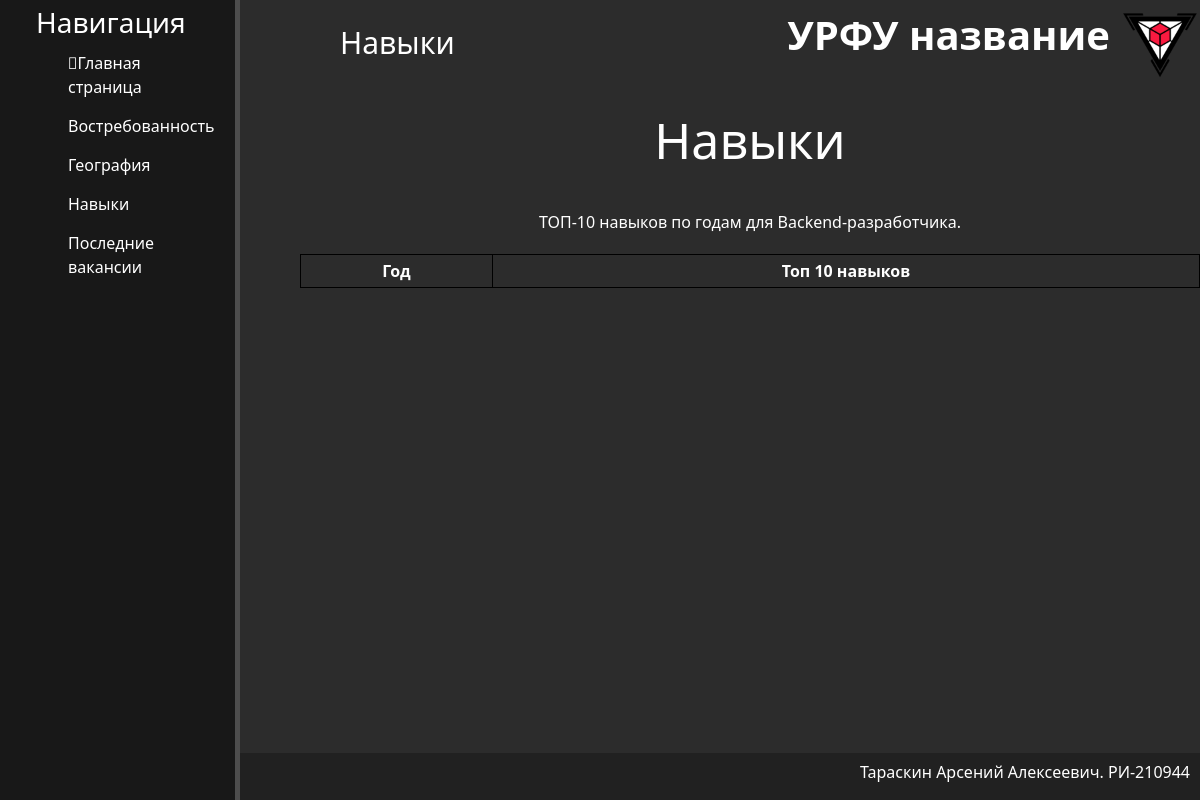
/skills, run on an earlier commit of the app's database.
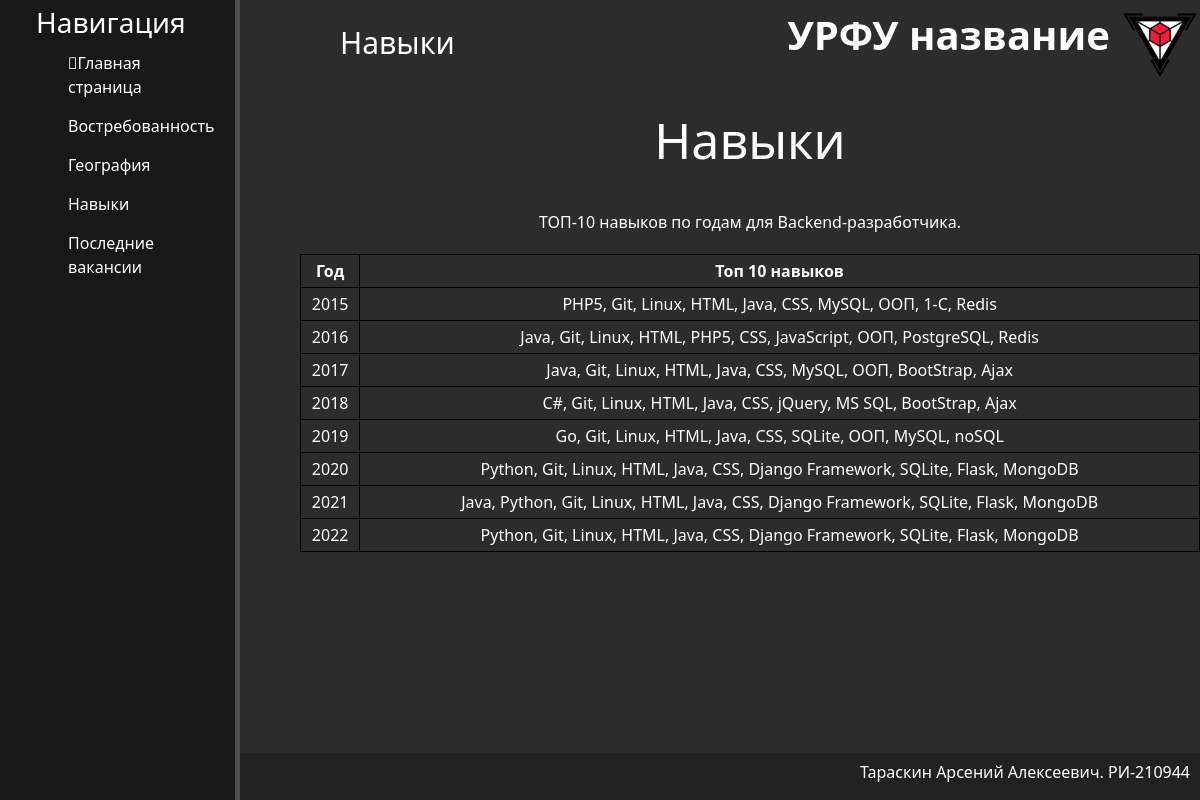
And on a later commit of the database.
### main/models.py (models this page shows, shortened)
class TableSkills(models.Model):
    year = models.CharField('Год',max_length=10000, default='')
    skills = models.TextField('Топ 10 навыков', default='')
    class Meta:
        verbose_name = 'Навыки'
        verbose_name_plural = 'Навыки'

### main/views.py (the view)
# urls.py: path('skills', include("main.urls"))
def skills(request):
    table = TableSkills.objects.all().order_by('year')
    return render(request, "main/skills.html", {'table':table})

### main/templates/main/skills.html (shortened to what this page needs)
 {% extends 'main/layout.html' %}
{% block footer %} Навыки {% endblock %}
{% block content %}
 <div class="features">
 <h1>Навыки</h1>
    <p style="padding-top: 20px">ТОП-10 навыков по годам для Backend-разработчика.</p>
   <table cellpadding="4" cellspacing="2" style="background: #2c2c2c; /* Цвет фона таблицы */
    color: white; /* Цвет текста */ width: 900px; /* Ширина таблицы */
    margin: auto; ">
    <tr>
        <th style=" padding: 4px;
    border: 1px solid black;">Год</th>
        <th style=" padding: 4px;
    border: 1px solid black;">Топ 10 навыков</th>
    </tr>
       {% for elem in table %}
    <tr>
        <td style=" padding: 4px;
    border: 1px solid black;">{{ elem.year }}</td>
        <td style=" padding: 4px;
    border: 1px solid black;">{{ elem.skills }}</td>
    </tr>
       {% endfor %}
</table>
 </div>
 {% endblock %}

What changed in the data, as far as the page shows it:
added TableSkills: year "2015", skills "PHP5, Git, Linux, HTML, Java, CSS, MySQL, ООП, 1-C, Redis"
added TableSkills: year "2016", skills "Java, Git, Linux, HTML, PHP5, CSS, JavaScript, ООП, PostgreSQL, Redis"
added TableSkills: year "2017", skills "Java, Git, Linux, HTML, Java, CSS, MySQL, ООП, BootStrap, Ajax"
added TableSkills: year "2018", skills "C#, Git, Linux, HTML, Java, CSS, jQuery, MS SQL, BootStrap, Ajax"
added TableSkills: year "2019", skills "Go, Git, Linux, HTML, Java, CSS, SQLite, ООП, MySQL, noSQL"
added TableSkills: year "2020", skills "Python, Git, Linux, HTML, Java, CSS, Django Framework, SQLite, Flask, MongoDB"
added TableSkills: year "2021", skills "Java, Python, Git, Linux, HTML, Java, CSS, Django Framework, SQLite, Flask, MongoDB"
added TableSkills: year "2022", skills "Python, Git, Linux, HTML, Java, CSS, Django Framework, SQLite, Flask, MongoDB"
